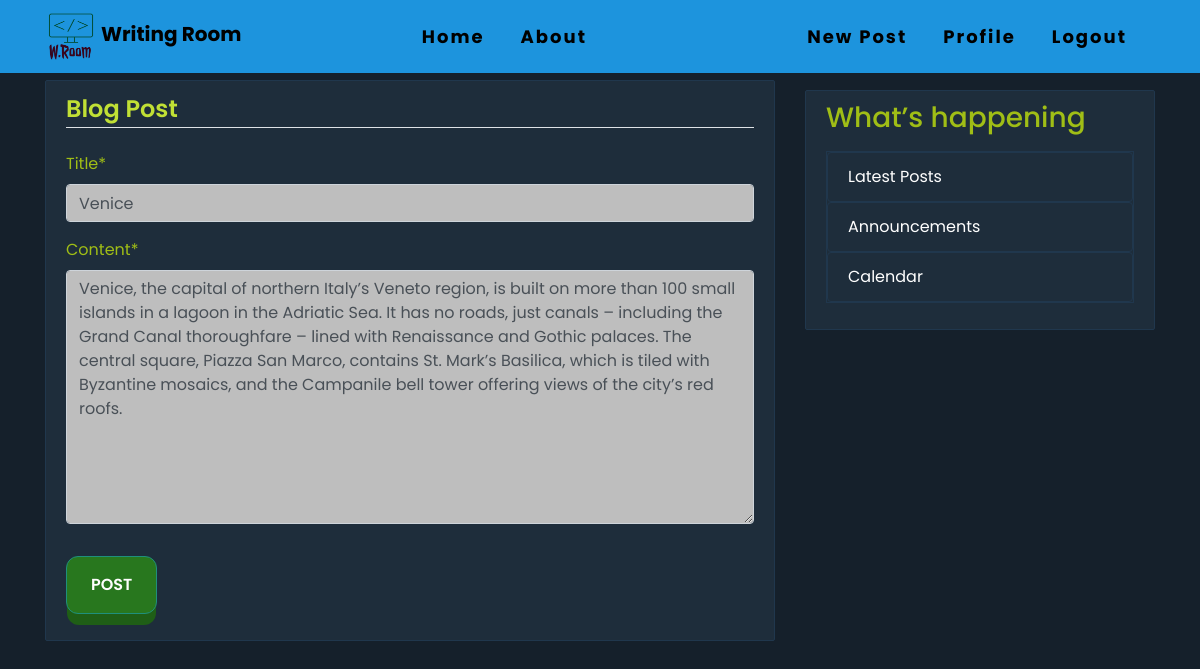
The app's page /post/41/update (signed in) with its own data.
### blog/models.py (models this page shows, shortened)
class Post(models.Model):
    title = models.CharField(max_length=100)
    content = models.TextField()
    date_posted = models.DateTimeField(default=timezone.now)
    author = models.ForeignKey(User,on_delete=models.CASCADE)

### blog/views.py (the view, shortened to what this page needs)
# urls.py: path('post/<int:pk>/update', PostUpdateView.as_view(), name='post-update'),
class PostUpdateView(LoginRequiredMixin,UserPassesTestMixin, UpdateView):
    model = Post
    fields = ['title', 'content']
    def test_func(self):
        post = self.get_object()
        if self.request.user == post.author:
            return True
        return False

### blog/templates/blog/post_form.html (shortened to what this page needs)
{% extends 'blog/base.htm' %}
{% load crispy_forms_tags %}
{% block content %}
    <div id="registerForm" class="content-section" >
        <form action="" method="POST">
            <fieldset class="form-group">
                <legend class="border-bottom mb-4">Blog Post</legend>
                {{ form|crispy }}
            </fieldset>
            <div class="form-group">
                <button class="btn btn-outline-info" type="submit">Post</button>
            </div>
        </form>
    </div>
{% endblock content %}

### blog/static/blog/main.css (style rules this page uses)
* { box-sizing: border-box; padding: 0; margin: 0; }
body { background-color: rgb(21, 32, 43); color: #333333; margin-top: 5rem; font-family: 'Poppins', sans-serif; overflow-x: hidden; }
.content-section { padding: 10px 20px; border: 1px solid #dddddd; border-radius: 2px; margin-bottom: 20px; background-color: rgb(30, 45, 59); }
.form-group , .form-group label { color: #a0be16; }

### users/static/users/form_style.css (style rules this page uses)
#registerForm { background-color: rgb(30, 45, 59); color: #bee025; border: 1px solid rgb(32, 55, 77); }
legend { color: #c1e035; font-weight: 600; }
.form-group button { font-weight: 600; color: #ffffff; text-transform: uppercase; padding: 1em 1.5em; background: #28771e; border: 1px solid #1f8f7c; border-radius: 0.75em; -webkit-transform-style: preserve-3d; transform-style: preserve-3d; -webkit-transition: background 150ms cubic-bezier(0, 0, 0.58, 1), -webkit-transform 150ms cubic-bezier(0, 0, 0.58, 1); transition: background 150ms cubic-bezier(0, 0, 0.58, 1), -webkit-transform 150ms cubic-bezier(0, 0, 0.58, 1); transition: transform 150ms cubic-bezier(0, 0, 0.58, 1), background 150ms cubic-bezier(0, 0, 0.58, 1); transition: transform 150ms cubic-bezier(0, 0, 0.58, 1), background 150ms cubic-bezier(0, 0, 0.58, 1), -webkit-transform 150ms cubic-bezier(0, 0, 0.58, 1); }
.form-group button::before { position: absolute; content: ""; width: 100%; height: 100%; top: 0; left: 0; right: 0; bottom: 0; background: #1f5e16; border-radius: inherit; -webkit-transform: translate3d(0, 0.75em, -1em); transform: translate3d(0, 0.75em, -1em); -webkit-transition: box-shadow 150ms cubic-bezier(0, 0, 0.58, 1), -webkit-transform 150ms cubic-bezier(0, 0, 0.58, 1); transition: box-shadow 150ms cubic-bezier(0, 0, 0.58, 1), -webkit-transform 150ms cubic-bezier(0, 0, 0.58, 1); transition: transform 150ms cubic-bezier(0, 0, 0.58, 1), box-shadow 150ms cubic-bezier(0, 0, 0.58, 1); transition: transform 150ms cubic-bezier(0, 0, 0.58, 1), box-shadow 150ms cubic-bezier(0, 0, 0.58, 1), -webkit-transform 150ms cubic-bezier(0, 0, 0.58, 1); }
.form-control { background-color: #BEBEBE; }

### records on screen
Post: title "Venice", content "Venice, the capital of northern Italy’s Veneto region, is built on more than 100 small islands in a lagoon in the Adriatic Sea. It has no roads, just canals – including the Grand Canal thoroughfare – lined with Renaissance and Gothic palaces. The central square, Piazza San Marco, contains St. Mark’s Basilica, which is tiled with Byzantine mosaics, and the Campanile bell tower offering views of the city’s red roofs."
